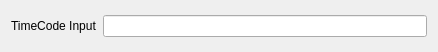
<?xml version="1.0" encoding="UTF-8"?>
<ui version="4.0">
 <class>TimeCodeInput</class>
 <widget class="QWidget" name="TimeCodeInput">
  <property name="geometry">
   <rect>
    <x>0</x>
    <y>0</y>
    <width>438</width>
    <height>52</height>
   </rect>
  </property>
  <property name="windowTitle">
   <string>Form</string>
  </property>
  <layout class="QHBoxLayout" name="horizontalLayout">
   <item>
    <widget class="QLabel" name="timeCode">
     <property name="text">
      <string>TimeCode Input</string>
     </property>
    </widget>
   </item>
   <item>
    <widget class="QLineEdit" name="input"/>
   </item>
  </layout>
 </widget>
 <resources/>
 <connections/>
</ui>
